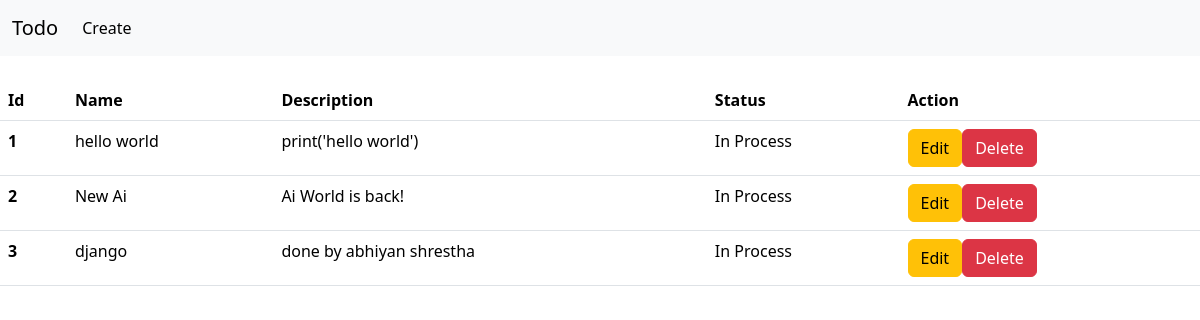
/, run on an earlier commit of the app's database.
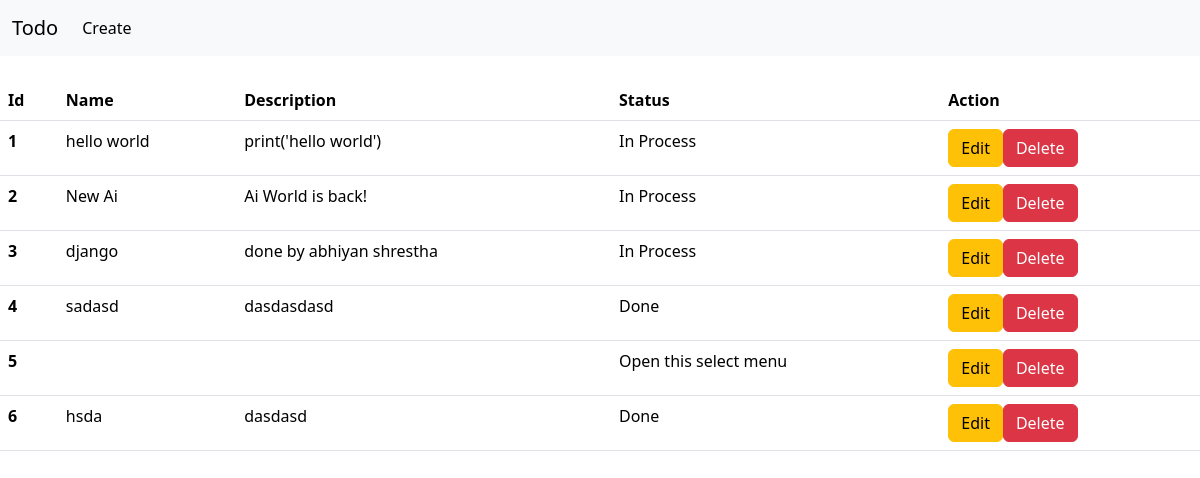
And on a later commit of the database.
### base/models.py (models this page shows)
class Todo(models.Model):
    name  = models.CharField(max_length=200)
    description = models.TextField()
    status = models.CharField(max_length=200)

### base/views.py (the view)
# urls.py: 2. Add a URL to urlpatterns:  path('', views.home, name='home')
def home(request):
    todo_objs = Todo.objects.all() # Runs all the query from the todo table
    data = {'todos': todo_objs} # Send file from data variable as support
    return render(request,'index.html',context=data)

### templates/index.html (shortened to what this page needs)
<!DOCTYPE html>
<html lang="en">
<head>
    <link href="https://cdn.jsdelivr.net/npm/bootstrap@5.3.3/dist/css/bootstrap.min.css" rel="stylesheet">
</head>
<body>
    {% include 'nav.html' %}
    <br>
    <table class="table">
        <thead>
          <tr>
            <th scope="col">Id</th>
            <th scope="col">Name</th>
            <th scope="col">Description</th>
            <th scope="col">Status</th>
            <th scope="col">Action</th>
          </tr>
        </thead>
        <tbody>
          {% for todo in todos%}
            <tr>
              <th scope="row">{{todo.id}}</th>
              <td>{{todo.name}}</td>
              <td>{{todo.description}}</td>
              <td>{{todo.status}}</td>
              <td><a href = "{% url 'edit' pk=todo.id %}"><button type="button" class="btn btn-warning">Edit</button></a><a href = "{% url 'delete' pk=todo.id %}"><button class="btn btn-danger">Delete</button></a></td>
            </tr>
          {% endfor %}
      </table>
</body>
</html>

What changed in the data, as far as the page shows it:
added Todo: id "4", name "sadasd", description "dasdasdasd", status "Done"
added Todo: id "5", status "Open this select menu"
added Todo: id "6", name "hsda", description "dasdasd", status "Done"
